Frame 1 (no input): blank canvas, image omitted
Frame 60 (the mouse pressed at the canvas centre just before this capture): blank canvas, image omitted
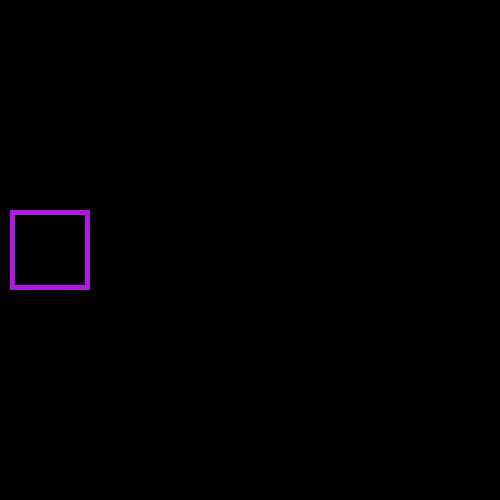
Frame 120 (the mouse held since frame 60 and released just before this capture)

The Processing sketch whose frames 1 and 60 were blank and that drew this single picture after the mouse press (run headless with seeded random() and noise(); from frame 60 on, the mouse is pressed at the canvas centre):

// Processing sketch: Notes_3_Changing_Loop_Execution
// ── Notes_3_Changing_Loop_Execution.pde
// - 5 evenly spaced rectangles
// - start with 0 rectangles
// - 1 new rectangle to appear every time
//   the mouse is pressed
// - When a key is pressed, reset the number
//   of rectangles to 0

int total = 5;
int current = 0;

void setup() {
  size(500, 500);
}

void draw() {
  background(0);
  float spacing = width / (float)total;
  float offset = spacing / 2.0;

  for (int i = 0; i < current; i++) {
    stroke(175, 25, 225);
    noFill();
    strokeWeight(5);
    rectMode(CENTER);
    float x = (i * spacing) + offset;
    float y = height / 2.0;
    float s = spacing * 0.75;
    rect(x, y, s, s);
  }
}

void mousePressed() {
  current++;
}

void keyPressed() {
  current--;
}
